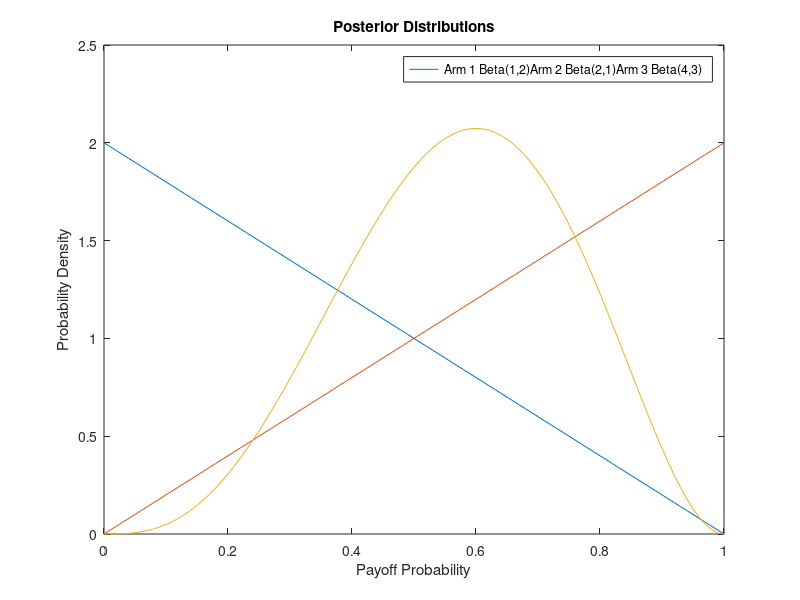

MATLAB code for this plot:
%% Clean
close all; clear; clc;


%% Plot PDF
x = 0:0.01:1;
y1 = betapdf(x,1,2);
y2 = betapdf(x,2,1);
y3 = betapdf(x,4,3);

plot(x,y1)
hold on
plot(x,y2)
plot(x,y3)
legend(["Arm 1 Beta(1,2)","Arm 2 Beta(2,1)","Arm 3 Beta(4,3)"]);
hold off

xlabel("Payoff Probability")
ylabel("Probability Density")
title("Posterior Distributions")
